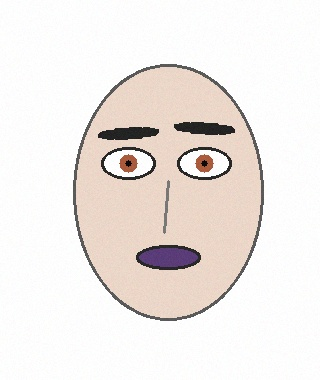
#> input picture dataset/person_a/img001.jpg, 320 x 380 px; its folder holds only this picture in this run
$ jupyter execute --allow-errors face_classifier.ipynb   (shell and % lines are left out)
#> lines starting #> are read from the running program, lines starting #| are printed output that depends on the picture; after the words box and inside, x2 and y2 are one past the last pixel; in counts of white or black regions, pixels touching at a corner belong together
# Faces to numbers to predictions
Classify two people with 12 hand-made face measurements + logistic regression.

[cell 1]
import cv2
import matplotlib.pyplot as plt
import numpy as np
import pandas as pd
import seaborn as sns
from pathlib import Path

plt.rcParams.update({"figure.dpi": 120, "font.size": 11})

## 1. Read the folders
One folder per person; the folder name is the label.

[cell 2]
DATASET_ROOT = Path("dataset")
PHOTO_ENDINGS = {".jpg", ".jpeg", ".png"}


def find_images(root):
    """Walk each class folder, return image paths and a label map."""
    root = Path(root)
    people = sorted(d.name for d in root.iterdir() if d.is_dir())
    if len(people) < 2:
        raise ValueError(f"need at least 2 class folders, found: {people}")
    label_of = {name: i for i, name in enumerate(people)}
    paths = []
    for name in people:
        found = sorted(p for p in (root / name).rglob("*")
                       if p.suffix.lower() in PHOTO_ENDINGS)
        print(f"{name}: {len(found)} images")
        paths.extend(found)
    print("label map:", label_of)
    return paths, people, label_of


paths, people, label_of = find_images(DATASET_ROOT)
name_of = {i: name for name, i in label_of.items()}

[cell 3]
CASCADE_DIR = Path("models/haarcascades")


def load_cascade(filename):
    local = CASCADE_DIR / filename
    if local.exists():
        return cv2.CascadeClassifier(str(local))
    return cv2.CascadeClassifier(cv2.data.haarcascades + filename)


face_detector = load_cascade("haarcascade_frontalface_default.xml")
eye_detector = load_cascade("haarcascade_eye.xml")


def find_face(photo):
    """Face box (x, y, w, h) or None. Haar first, big-blob fallback."""
    gray = cv2.cvtColor(photo, cv2.COLOR_BGR2GRAY)
    hits = face_detector.detectMultiScale(gray, 1.1, 5, minSize=(60, 60))
    if len(hits):
        return tuple(max(hits, key=lambda b: b[2] * b[3]))
    mask = ((photo < 250).any(axis=2)).astype("uint8") * 255
    mask = cv2.morphologyEx(mask, cv2.MORPH_CLOSE, np.ones((9, 9), "uint8"))
    n, _, stats, _ = cv2.connectedComponentsWithStats(mask)
    big = [stats[i] for i in range(1, n) if stats[i][4] > 3000]
    if not big:
        return None
    x, y, w, h, _ = max(big, key=lambda s: s[4])
    return (x, y, w, h)

[cell 4]
fig, axes = plt.subplots(1, 2, figsize=(10, 5))
for ax, person in zip(axes, people):
    path = sorted((DATASET_ROOT / person).glob("*"))[0]
    photo = cv2.imread(str(path))
#> photo is the input picture: shape (380, 320, 3); mean B, G, R 230.7, 234, 239.8
    gray = cv2.cvtColor(photo, cv2.COLOR_BGR2GRAY)
    view = cv2.cvtColor(photo, cv2.COLOR_BGR2RGB)
    # raw Haar output (no fallback here): green faces, blue eyes
    faces = face_detector.detectMultiScale(gray, 1.1, 5, minSize=(60, 60))
#> faces = ()
    for (x, y, w, h) in faces:
        cv2.rectangle(view, (x, y), (x + w, y + h), (0, 200, 0), 2)
        for (ex, ey, ew, eh) in eye_detector.detectMultiScale(
                gray[y:y + h, x:x + w], 1.1, 4, minSize=(12, 12)):
            cv2.rectangle(view, (x + ex, y + ey),
                          (x + ex + ew, y + ey + eh), (0, 100, 255), 2)
#> this loop made 0 passes
    if not len(faces):  # Haar trained on real photos, not drawings
        x, y, w, h = find_face(photo)  # contour fallback, yellow
#> in find_face, `mask = cv2.morphologyEx(mask, cv2.MORPH_CLOSE, np.ones((9, 9), "uint8"))`:
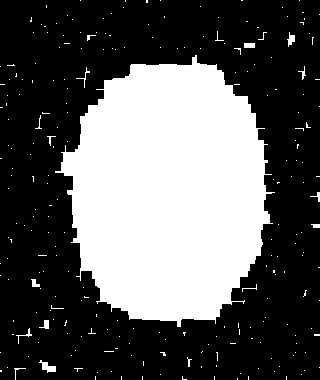
#> mask: shape (380, 320); 35.7% white; 245 white regions (228 under 20 px), largest, box (x1, y1, x2, y2) and area: (55, 55, 275, 327) 42148, (39, 360, 56, 373) 106, (287, 32, 295, 47) 63
#> in find_face, `n, _, stats, _ = cv2.connectedComponentsWithStats(mask)`: n = 246; stats = 246 rows, first 6: [0, 0, 320, 380, 78239], [80, 0, 1, 1, 1], [125, 0, 1, 2, 2], [146, 0, 2, 3, 6], [160, 0, 1, 1, 1], [241, 0, 2, 1, 2]
#> in find_face, `big = [stats[i] for i in range(1, n) if stats[i][4] > 3000]`: big = [[55, 55, 220, 272, 42148]]
#> in find_face, `x, y, w, h, _ = max(big, key=lambda s: s[4])`: x = 55; w = 220; h = 272
#> x = 55; y = 55; w = 220; h = 272
        cv2.rectangle(view, (x, y), (x + w, y + h), (255, 200, 0), 2)
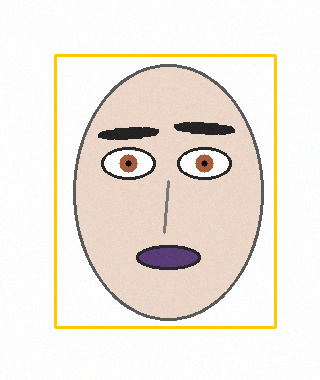
#> view: shape (380, 320, 3); mean R, G, B 239.8, 232.7, 224.5
    ax.imshow(view)
    ax.set_title(f"{person}: Haar hits {len(faces)} -> "
                   + ("Haar" if len(faces) else "fallback (yellow)"))
    ax.axis("off")
plt.tight_layout()
plt.show()

## 2. Measure each face
Haar cascades find the face, plain OpenCV finds eyes, mouth, brows, shape, iris. Anything missing -> photo is skipped, never guessed.

[cell 5]
def find_eyes(face_gray, face_color):
    """Return (left_x, left_w, right_x, right_w, mid_y, top_y, iris_hsv)."""
    h, w = face_gray.shape
    upper = face_gray[:int(h * 0.55), :]
    uh = upper.shape[0]

    def pupil_points():
        blur = cv2.GaussianBlur(upper, (5, 5), 0)
        _, dark = cv2.threshold(blur, 0, 255, cv2.THRESH_BINARY_INV + cv2.THRESH_OTSU)
        dark = cv2.morphologyEx(dark, cv2.MORPH_OPEN, np.ones((3, 3), "uint8"))
        contours, _ = cv2.findContours(dark, cv2.RETR_EXTERNAL, cv2.CHAIN_APPROX_SIMPLE)
        pts = []
        for c in contours:
            area = cv2.contourArea(c)
            x, y, bw, bh = cv2.boundingRect(c)
            if 40 < area < w * uh * 0.08 and bh < uh * 0.5 and bw < w * 0.35:
                m = cv2.moments(c)
                if m["m00"]:
                    pts.append((m["m10"] / m["m00"], m["m01"] / m["m00"]))
        return pts

    def iris_average(pts):
        hsv = cv2.cvtColor(face_color, cv2.COLOR_BGR2HSV)
        samples = []
        for px, py in pts:
            patch = hsv[max(0, int(py) - 4):int(py) + 5, max(0, int(px) - 4):int(px) + 5]
            if patch.size:
                samples.append([patch[:, :, 0].mean(), patch[:, :, 1].mean(),
                                patch[:, :, 2].mean()])
        return np.mean(samples, axis=0) if samples else None

    hits = eye_detector.detectMultiScale(upper, 1.1, 4, minSize=(12, 12))
    if len(hits) >= 2:
        (lx, ly, lw, lh), (rx, ry, rw, rh) = sorted(hits, key=lambda b: b[0])[:2]
        iris = iris_average(pupil_points())
        if iris is None:
            return None
        return (lx + lw / 2, lw, rx + rw / 2, rw,
                (ly + lh / 2 + ry + rh / 2) / 2, min(ly, ry), iris)

    # no Haar eyes: eye-white blobs. Otsu fails here (one big skin peak),
    # so use a fixed near-white cut, then drop white touching the border.
    _, bright = cv2.threshold(upper, 245, 255, cv2.THRESH_BINARY)
    flood = bright.copy()
    cv2.floodFill(flood, np.zeros((uh + 2, w + 2), "uint8"), (0, 0), 128)
    whites = (((bright == 255) & (flood != 128)).astype("uint8")) * 255
    contours, _ = cv2.findContours(whites, cv2.RETR_EXTERNAL, cv2.CHAIN_APPROX_SIMPLE)
    candidates = []
    for c in contours:
        area = cv2.contourArea(c)
        x, y, bw, bh = cv2.boundingRect(c)
        if not (200 < area < w * uh * 0.15):
            continue
        if not (w * 0.05 < bw < w * 0.4 and bh >= 5 and bw / bh >= 1.2):
            continue
        m = cv2.moments(c)
        if m["m00"]:
            candidates.append((m["m10"] / m["m00"], bw, m["m01"] / m["m00"], bh, area))
    left = [c for c in candidates if c[0] < w / 2]
    right = [c for c in candidates if c[0] >= w / 2]
    if not (left and right):
        return None
    left = max(left, key=lambda c: c[4])
    right = max(right, key=lambda c: c[4])
    iris = iris_average(pupil_points())
    if iris is None:
        return None
    mid_y = (left[2] + right[2]) / 2
    return (left[0], left[1], right[0], right[1], mid_y,
            mid_y - (left[3] + right[3]) / 2, iris)

[cell 6]
def find_mouth(face_gray):
    """Dark horizontal blob in the lower-center face. Returns (cx, cy, width)."""
    h, w = face_gray.shape
    x0, x1 = int(w * 0.15), int(w * 0.85)
    y0, y1 = int(h * 0.55), int(h * 0.95)
    lower = cv2.GaussianBlur(face_gray[y0:y1, x0:x1], (5, 5), 0)
    otsu, _ = cv2.threshold(lower, 0, 255, cv2.THRESH_BINARY_INV + cv2.THRESH_OTSU)
    # cap: Otsu sometimes splits skin-vs-background instead of mouth-vs-skin
    _, dark = cv2.threshold(lower, min(otsu, 130), 255, cv2.THRESH_BINARY_INV)
    dark = cv2.morphologyEx(dark, cv2.MORPH_CLOSE, np.ones((5, 5), "uint8"))
    contours, _ = cv2.findContours(dark, cv2.RETR_EXTERNAL, cv2.CHAIN_APPROX_SIMPLE)
    best = None
    for c in contours:
        area = cv2.contourArea(c)
        x, y, bw, bh = cv2.boundingRect(c)
        if not (w * 0.08 < bw < w * 0.7 and 3 < bh < lower.shape[0] * 0.4):
            continue
        if bw / max(bh, 1) < 1.5:  # mouths are wider than tall
            continue
        m = cv2.moments(c)
        if m["m00"] and (best is None or area > best[0]):
            best = (area, m["m10"] / m["m00"], y + bh // 2, bw)
    if best is None:
        return None
    return best[1] + x0, best[2] + y0, best[3]

[cell 7]
def find_brows(face_gray, eye_mid_y):
    """Dark horizontal blobs above the eyes. Returns (gap, thickness, angle)."""
    h, w = face_gray.shape
    top = max(0, int(eye_mid_y) - int(h * 0.22))
    bottom = max(top + 4, int(eye_mid_y) - int(h * 0.05))
    band = face_gray[top:bottom, int(w * 0.25):int(w * 0.75)]  # skip edge outline
    bh, bw = band.shape
    otsu, _ = cv2.threshold(band, 0, 255, cv2.THRESH_BINARY_INV + cv2.THRESH_OTSU)
    _, dark = cv2.threshold(band, min(otsu, 130), 255, cv2.THRESH_BINARY_INV)
    dark = cv2.morphologyEx(dark, cv2.MORPH_OPEN, np.ones((3, 3), "uint8"))
    n, _, stats, centers = cv2.connectedComponentsWithStats(dark)
    blobs = []
    for i in range(1, n):
        x, y, bw_b, bh_b, area = stats[i]
        if area >= 50 and bw_b >= 0.12 * bw and bh_b <= 0.65 * bh:
            blobs.append((area, x, y, bw_b, bh_b, centers[i]))
    if not blobs:
        return None
    blobs = sorted(blobs, key=lambda b: -b[0])[:2]
    thickness = float(np.mean([b[4] for b in blobs]))
    gap = float(eye_mid_y - np.mean([top + b[5][1] for b in blobs]))
    angles = []
    for _, x, y, bw_b, bh_b, _ in blobs:
        ys, xs = np.where(dark[y:y + bh_b, x:x + bw_b] > 0)
        if len(xs) > 10:
            slope, _ = np.polyfit(xs, ys, 1)
            angles.append(abs(float(np.degrees(np.arctan(slope)))))
    return gap, thickness, float(np.mean(angles)) if angles else 0.0

[cell 8]
FEATURE_COLUMNS = [
    "face_aspect_ratio",
    "eye_spacing_ratio",
    "eye_size_ratio",
    "eye_to_mouth_ratio",
    "mouth_width_ratio",
    "mouth_position_ratio",
    "eyebrow_eye_distance_ratio",
    "eyebrow_thickness_ratio",
    "eyebrow_angle",
    "forehead_width_ratio",
    "jaw_width_ratio",
    "iris_color_descriptor",
]


def face_widths(face_gray):
    """Silhouette widths at forehead / middle / jaw from edge outlines.

    Canny picks up the face boundary; per row the outermost edge pixels
    are the silhouette, interior features (eyes, mouth) are narrower.
    """
    h, w = face_gray.shape
    edges = cv2.Canny(face_gray, 50, 150)

    def band_width(lo, hi):
        seg = edges[int(h * lo):int(h * hi), :]
        widths = []
        for row in seg:
            xs = np.where(row > 0)[0]
            if len(xs) >= 2:
                widths.append(xs[-1] - xs[0])
        return float(np.median(widths)) if widths else 0.0

    fw = band_width(0.10, 0.30)
    mw = band_width(0.35, 0.65)
    jw = band_width(0.70, 0.92)
    if min(fw, mw, jw) <= 0:  # edge map failed -> neutral guess
        return 0.9 * w, float(w), 0.85 * w
    return fw, mw, jw


def measure_features(photo):
    """One photo -> dict of exactly the 12 numbers. Raises if anything is missing."""
    box = find_face(photo)
    if box is None:
        raise ValueError("no face found")
    x, y, w, h = box
    face_color = photo[y:y + h, x:x + w]
    # real photos vary in size: normalize the crop so the pixel
    # thresholds below see a ~220px-wide face. Features are ratios,
    # so this changes scale, not measurements.
    scale = 220 / max(w, 1)
    face_color = cv2.resize(face_color, (220, max(1, round(h * scale))))
    face_gray = cv2.cvtColor(face_color, cv2.COLOR_BGR2GRAY)
    fh, fw = face_gray.shape
    if min(fw, fh) < 20:
        raise ValueError("face box too small")

    eyes = find_eyes(face_gray, face_color)
    if eyes is None:
        raise ValueError("eyes not found")
    left_x, left_w, right_x, right_w, mid_y, _, iris = eyes

    mouth = find_mouth(face_gray)
    if mouth is None:
        raise ValueError("mouth not found")
    mouth_x, mouth_y, mouth_w = mouth

    brows = find_brows(face_gray, mid_y)
    if brows is None:
        raise ValueError("eyebrows not found")
    gap, thick, angle = brows

    forehead, widest, jaw = face_widths(face_gray)
    widest = max(widest, 1.0)

    features = {
        "face_aspect_ratio": fh / fw,
        "eye_spacing_ratio": abs(right_x - left_x) / fw,
        "eye_size_ratio": ((left_w + right_w) / 2) / fw,
        "eye_to_mouth_ratio": (mouth_y - mid_y) / fh,
        "mouth_width_ratio": mouth_w / fw,
        "mouth_position_ratio": mouth_y / fh,
        "eyebrow_eye_distance_ratio": gap / fh,
        "eyebrow_thickness_ratio": thick / fh,
        "eyebrow_angle": float(angle),
        "forehead_width_ratio": forehead / widest,
        "jaw_width_ratio": jaw / widest,
        "iris_color_descriptor": float(iris[0] + iris[1] / 255.0),  # hue + saturation tint
    }
    if not np.all(np.isfinite(list(features.values()))):
        raise ValueError("non-finite measurement")
    return features

## 3. Build the table
12 numbers + label per photo, cached to CSV.

[cell 9]
REBUILD = False
CACHE_PATH = Path("data/processed/features.csv")


def build_table(root, cache_path, force=False):
    if cache_path.exists() and not force:
        print(f"reusing cached table ({cache_path})")
        cached = pd.read_csv(cache_path)
        if "image_id" in cached.columns and "image" not in cached.columns:
            cached = cached.rename(columns={"image_id": "image"})  # older cache layout
        return cached, pd.DataFrame()
    image_paths, _, labels = find_images(root)
    rows, failures = [], []
    for p in image_paths:
        photo = cv2.imread(str(p))
        if photo is None:
            failures.append({"image": str(p), "reason": "unreadable file"})
            continue
        try:
            feats = measure_features(photo)
        except ValueError as e:
            failures.append({"image": str(p), "reason": str(e)})
            continue
        feats["label"] = labels[p.parent.name]
        feats["image"] = str(p)
        rows.append(feats)
    if not rows:
        raise RuntimeError("no usable faces check the failure table")
    df = pd.DataFrame(rows)
    cache_path.parent.mkdir(parents=True, exist_ok=True)
    df.to_csv(cache_path, index=False)
    print(f"kept {len(df)}, skipped {len(failures)} -> {cache_path}")
    return df, pd.DataFrame(failures)


#> (the rest of this cell did not finish here and is left out)

#> in find_face (call 3), `n, _, stats, _ = cv2.connectedComponentsWithStats(mask)`: n = 246
#> in measure_features, `box = find_face(photo)`: box = (55, 55, 220, 272)
#> in measure_features, `x, y, w, h = box`: x = 55; w = 220; h = 272
#> in measure_features, `face_color = photo[y:y + h, x:x + w]`:
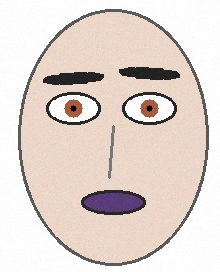
#> face_color: shape (272, 220, 3); mean B, G, R 207.4, 214.1, 225.8
#> in measure_features, `scale = 220 / max(w, 1)`: scale = 1
#> in find_eyes, `upper = face_gray[:int(h * 0.55), :]`:
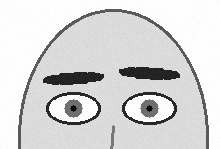
#> upper: shape (149, 220); min 4, max 255, mean 214.9
#> in find_eyes, `hits = eye_detector.detectMultiScale(upper, 1.1, 4, minSize=(12, 12))`: hits = ()
#> in find_eyes, `whites = (((bright == 255) & (flood != 128)).astype("uint8")) * 255`:
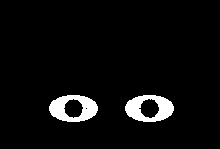
#> whites: shape (149, 220); 4.8% white; 2 white regions
#> in find_eyes, `contours, _ = cv2.findContours(whites, cv2.RETR_EXTERNAL, cv2.CHAIN_AP..`: contours = 2 contours; box (x1, y1, x2, y2) and area: (125, 95, 174, 122) 990, (49, 95, 98, 122) 990
#> the loop in find_eyes, `for c in contours:` made 2 passes
#> (area, x, y, bw, bh) on passes 1 to 2: (990, 125, 95, 49, 27), (990, 49, 95, 49, 27)
#> after the loop in find_eyes, `for c in contours:`: candidates = [(149, 49, 108, 27, 990), (73, 49, 108, 27, 990)]
#> in find_eyes, `left = [c for c in candidates if c[0] < w / 2]`: left = [(73, 49, 108, 27, 990)]
#> in find_eyes, `right = [c for c in candidates if c[0] >= w / 2]`: right = [(149, 49, 108, 27, 990)]
#> in find_eyes, `left = max(left, key=lambda c: c[4])`: left = (73, 49, 108, 27, 990)
#> in find_eyes, `right = max(right, key=lambda c: c[4])`: right = (149, 49, 108, 27, 990)
#> in pupil_points, `contours, _ = cv2.findContours(dark, cv2.RETR_EXTERNAL, cv2.CHAIN_APPR..`: contours = 11 contours, 2 with area under 20; largest, box (x1, y1, x2, y2) and area: (45, 91, 102, 126) 1454, (121, 91, 178, 126) 1452, (119, 66, 180, 81) 647, (43, 71, 104, 86) 646, (55, 9, 164, 38) 283
#> the loop in pupil_points, `for c in contours:` made 11 passes
#> (area, x, y, bw, bh) on passes 1, 2, 3, 4, 5, 6, 7, 10: (44, 110, 126, 5, 23), (1451.5, 121, 91, 57, 35), (1453.5, 45, 91, 57, 35), (646, 43, 71, 61, 15), (647, 119, 66, 61, 15), (233, 178, 46, 31, 103), (233, 18, 46, 31, 103), (20, 165, 31, 7, 7)
#> after the loop in pupil_points, `for c in contours:`: pts = [(112.2, 137), (149.1, 108), (73.07, 108), (73.08, 78.01), (149, 73.01)]
#> the loop in iris_average, `for px, py in pts:` made 5 passes
#> after the loop in iris_average, `for px, py in pts:`: samples = [[12.9, 30.21, 197.2], [13.96, 169.2, 112.8], [16.84, 171.2, 113], [77.88, 20.02, 36.33], [55.8, 17.2, 35.81]]
#> in find_eyes, `iris = iris_average(pupil_points())`: iris = [35.48, 81.56, 99.05]
#> in find_eyes, `mid_y = (left[2] + right[2]) / 2`: mid_y = 108
#> in measure_features, `eyes = find_eyes(face_gray, face_color)`: eyes = (73, 49, 149, 49, 108, 81, [35.48, 81.56, 99.05])
#> in measure_features, `left_x, left_w, right_x, right_w, mid_y, _, iris = eyes`: left_x = 73; left_w = 49; right_x = 149; right_w = 49; mid_y = 108; iris = [35.48, 81.56, 99.05]
#> in find_mouth, `lower = cv2.GaussianBlur(face_gray[y0:y1, x0:x1], (5, 5), 0)`:
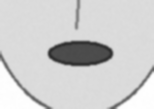
#> lower: shape (109, 154); min 45, max 255, mean 206.4
#> in find_mouth, `otsu, _ = cv2.threshold(lower, 0, 255, cv2.THRESH_BINARY_INV + cv2.THR..`: otsu = 154
#> in find_mouth, `_, dark = cv2.threshold(lower, min(otsu, 130), 255, cv2.THRESH_BINARY_..`:
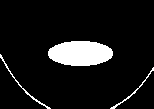
#> dark: shape (109, 154); 9% white; 3 white regions, box (x1, y1, x2, y2) and area: (48, 41, 113, 66) 1296, (0, 54, 51, 109) 124, (110, 67, 154, 109) 98
#> in find_mouth, `contours, _ = cv2.findContours(dark, cv2.RETR_EXTERNAL, cv2.CHAIN_APPR..`: contours = 3 contours; box (x1, y1, x2, y2) and area: (48, 41, 113, 66) 1225, (0, 54, 51, 109) 66, (110, 67, 154, 109) 50
#> the loop in find_mouth, `for c in contours:` made 3 passes
#> (area, x, y, bw, bh, best) on pass 3: (1225, 48, 41, 65, 25, (1225, 80.02, 53, 65))
#> in measure_features, `mouth = find_mouth(face_gray)`: mouth = (113, 202, 65)
#> in measure_features, `mouth_x, mouth_y, mouth_w = mouth`: mouth_x = 113; mouth_y = 202; mouth_w = 65
#> in find_brows, `top = max(0, int(eye_mid_y) - int(h * 0.22))`: top = 49
#> in find_brows, `bottom = max(top + 4, int(eye_mid_y) - int(h * 0.05))`: bottom = 95
#> in find_brows, `otsu, _ = cv2.threshold(band, 0, 255, cv2.THRESH_BINARY_INV + cv2.THRE..`: otsu = 49
#> in find_brows, `n, _, stats, centers = cv2.connectedComponentsWithStats(dark)`: n = 5; stats = [[0, 0, 110, 46, 3940], [64, 18, 46, 13, 484], [0, 23, 49, 13, 516], [7, 43, 23, 3, 60], [83, 43, 23, 3, 60]]; centers = [[54.51, 20.89], [88.42, 23.62], [22.27, 28.73], [18.12, 44.15], [94.12, 44.15]]
#> the loop in find_brows, `for i in range(1, n):` made 4 passes
#> after the loop in find_brows, `for i in range(1, n):`: blobs = [(484, 64, 18, 46, 13, [88.42, 23.62]), (516, 0, 23, 49, 13, [22.27, 28.73]), (60, 7, 43, 23, 3, [18.12, 44.15]), (60, 83, 43, 23, 3, [94.12, 44.15])]
#> in find_brows, `blobs = sorted(blobs, key=lambda b: -b[0])[:2]`: blobs = [(516, 0, 23, 49, 13, [22.27, 28.73]), (484, 64, 18, 46, 13, [88.42, 23.62])]
#> in find_brows, `thickness = float(np.mean([b[4] for b in blobs]))`: thickness = 13
#> in find_brows, `gap = float(eye_mid_y - np.mean([top + b[5][1] for b in blobs]))`: gap = 32.82
#> the loop in find_brows, `for _, x, y, bw_b, bh_b, _ in blobs:` made 2 passes
#> (x, y, bw_b, bh_b, slope) on passes 1 to 2: (0, 23, 49, 13, -0.0664), (64, 18, 46, 13, 0.0609)
#> after the loop in find_brows, `for _, x, y, bw_b, bh_b, _ in blobs:`: angles = [3.8, 3.48]
#> in measure_features, `brows = find_brows(face_gray, mid_y)`: brows = (32.82, 13, 3.64)
#> in measure_features, `gap, thick, angle = brows`: gap = 32.82; thick = 13; angle = 3.64
#> in face_widths, `edges = cv2.Canny(face_gray, 50, 150)`:
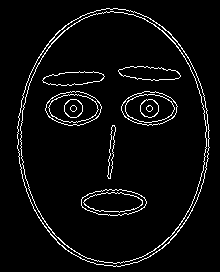
#> edges: shape (272, 220); 4.7% white in thin lines or dots, all inside (x1, y1, x2, y2) = (17, 8, 210, 267)
#> the loop in band_width, `for row in seg:` made 54 passes
#> xs on passes 1 to 8: [63, 64, 68, 69, 157, 158, 162, 163], [62, 63, 67, 68, 158, 159, 163, 164], [61, 62, 66, 67, 159, 160, 164, 165], [59, 60, 64, 65, 161, 162, 165, 166], [58, 59, 63, 64, 162, 163, 167, 168], [57, 58, 62, 63, 163, 164, 168, 169], [56, 57, 61, 62, 164, 165, 169, 170], [55, 56, 60, 61, 165, 166, 170, 171]
#> after the loop in band_width, `for row in seg:`: widths = 54 values from 100 to 170
#> in face_widths, `fw = band_width(0.10, 0.30)`: fw = 145
#> call 2 of band_width, with lo = 0.35, hi = 0.65
#> in band_width (call 2), `seg = edges[int(h * lo):int(h * hi), :]`:
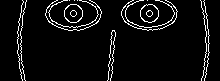
#> seg: shape (81, 220); 5.8% white in thin lines or dots, all inside (x1, y1, x2, y2) = (17, 0, 210, 81)
#> the loop in band_width (call 2), `for row in seg:` made 81 passes
#> xs on passes 32 to 39: [17, 20, 112, 114, 206, 208], [17, 20, 111, 115, 206, 208], [17, 20, 111, 115, 206, 208], [18, 20, 111, 115, 206, 208], [18, 20, 112, 115, 206, 209], [18, 21, 111, 115, 206, 208], [17, 21, 111, 114, 205, 208], [18, 21, 111, 114, 205, 208]
#> after the loop in band_width (call 2), `for row in seg:`: widths = 81 values, max 192 at index 43, min 180 at index 1, mean 187.5
#> in face_widths, `mw = band_width(0.35, 0.65)`: mw = 188
#> call 3 of band_width, with lo = 0.7, hi = 0.92
#> in band_width (call 3), `seg = edges[int(h * lo):int(h * hi), :]`:
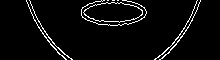
#> seg: shape (60, 220); 4.5% white in thin lines or dots, all inside (x1, y1, x2, y2) = (26, 0, 201, 60)
#> the loop in band_width (call 3), `for row in seg:` made 60 passes
#> xs on passes 8 to 15: [29, 32, 82, 83, 89, 137, 138, 143, 144, 194, 197], [29, 32, 82, 87, 88, 138, 139, 144, 194, 197], [30, 33, 81, 85, 86, 140, 141, 145, 193, 197], [30, 33, 81, 84, 85, 141, 142, 145, 193, 196], [30, 34, 81, 84, 142, 146, 192, 196], [31, 34, 81, 83, 142, 146, 192, 195], [31, 34, 81, 84, 142, 146, 192, 195], [32, 35, 81, 84, 85, 141, 142, 145, 191, 194]
#> after the loop in band_width (call 3), `for row in seg:`: widths = 60 values, max 174 at index 0, min 95 at index 59, mean 142.2
#> in face_widths, `jw = band_width(0.70, 0.92)`: jw = 146
#> in measure_features, `forehead, widest, jaw = face_widths(face_gray)`: forehead = 145; widest = 188; jaw = 146
#> in build_table, `feats = measure_features(photo)`: feats = 12 items
#> in build_table, `df = pd.DataFrame(rows)`: df = table of 2 rows and 14 columns
